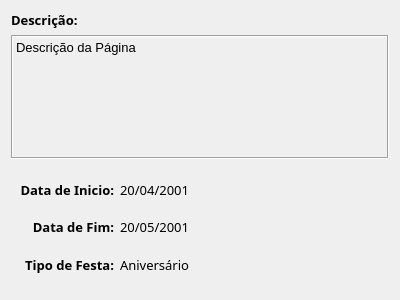
<?xml version="1.0" encoding="UTF-8"?>
<ui version="4.0">
 <class>PageInfoDisplay</class>
 <widget class="QWidget" name="PageInfoDisplay">
  <property name="geometry">
   <rect>
    <x>0</x>
    <y>0</y>
    <width>400</width>
    <height>300</height>
   </rect>
  </property>
  <property name="windowTitle">
   <string>Form</string>
  </property>
  <layout class="QGridLayout" name="gridLayout">
   <item row="0" column="0">
    <widget class="QLabel" name="label_Desc">
     <property name="sizePolicy">
      <sizepolicy hsizetype="Preferred" vsizetype="Fixed">
       <horstretch>0</horstretch>
       <verstretch>0</verstretch>
      </sizepolicy>
     </property>
     <property name="font">
      <font>
       <family>Century Gothic</family>
       <pointsize>10</pointsize>
       <weight>75</weight>
       <bold>true</bold>
      </font>
     </property>
     <property name="text">
      <string>Descrição:</string>
     </property>
    </widget>
   </item>
   <item row="3" column="0">
    <widget class="QWidget" name="gridWidget" native="true">
     <property name="sizePolicy">
      <sizepolicy hsizetype="Preferred" vsizetype="Expanding">
       <horstretch>0</horstretch>
       <verstretch>0</verstretch>
      </sizepolicy>
     </property>
     <layout class="QGridLayout" name="gridLayout_2">
      <item row="1" column="1">
       <widget class="QLabel" name="EndDate">
        <property name="sizePolicy">
         <sizepolicy hsizetype="Expanding" vsizetype="Preferred">
          <horstretch>0</horstretch>
          <verstretch>0</verstretch>
         </sizepolicy>
        </property>
        <property name="font">
         <font>
          <family>Century Gothic</family>
          <pointsize>10</pointsize>
         </font>
        </property>
        <property name="text">
         <string>20/05/2001</string>
        </property>
       </widget>
      </item>
      <item row="0" column="0">
       <widget class="QLabel" name="label_Date">
        <property name="font">
         <font>
          <family>Century Gothic</family>
          <pointsize>10</pointsize>
          <weight>75</weight>
          <bold>true</bold>
         </font>
        </property>
        <property name="text">
         <string>Data de Inicio:</string>
        </property>
        <property name="alignment">
         <set>Qt::AlignRight|Qt::AlignTrailing|Qt::AlignVCenter</set>
        </property>
        <property name="margin">
         <number>10</number>
        </property>
       </widget>
      </item>
      <item row="2" column="1">
       <widget class="QLabel" name="PartyType">
        <property name="sizePolicy">
         <sizepolicy hsizetype="Expanding" vsizetype="Preferred">
          <horstretch>0</horstretch>
          <verstretch>0</verstretch>
         </sizepolicy>
        </property>
        <property name="font">
         <font>
          <family>Century Gothic</family>
          <pointsize>10</pointsize>
         </font>
        </property>
        <property name="text">
         <string>Aniversário</string>
        </property>
       </widget>
      </item>
      <item row="2" column="0">
       <widget class="QLabel" name="label_Type">
        <property name="font">
         <font>
          <family>Century Gothic</family>
          <pointsize>10</pointsize>
          <weight>75</weight>
          <bold>true</bold>
         </font>
        </property>
        <property name="text">
         <string>Tipo de Festa:</string>
        </property>
        <property name="alignment">
         <set>Qt::AlignRight|Qt::AlignTrailing|Qt::AlignVCenter</set>
        </property>
        <property name="margin">
         <number>10</number>
        </property>
       </widget>
      </item>
      <item row="0" column="1">
       <widget class="QLabel" name="StartDate">
        <property name="sizePolicy">
         <sizepolicy hsizetype="Expanding" vsizetype="Preferred">
          <horstretch>0</horstretch>
          <verstretch>0</verstretch>
         </sizepolicy>
        </property>
        <property name="font">
         <font>
          <family>Century Gothic</family>
          <pointsize>10</pointsize>
         </font>
        </property>
        <property name="text">
         <string>20/04/2001</string>
        </property>
       </widget>
      </item>
      <item row="1" column="0">
       <widget class="QLabel" name="label_EndDate">
        <property name="font">
         <font>
          <family>Century Gothic</family>
          <pointsize>10</pointsize>
          <weight>75</weight>
          <bold>true</bold>
         </font>
        </property>
        <property name="text">
         <string>Data de Fim:</string>
        </property>
        <property name="alignment">
         <set>Qt::AlignRight|Qt::AlignTrailing|Qt::AlignVCenter</set>
        </property>
        <property name="margin">
         <number>10</number>
        </property>
       </widget>
      </item>
     </layout>
    </widget>
   </item>
   <item row="2" column="0">
    <widget class="QLabel" name="Description">
     <property name="sizePolicy">
      <sizepolicy hsizetype="Preferred" vsizetype="Expanding">
       <horstretch>0</horstretch>
       <verstretch>0</verstretch>
      </sizepolicy>
     </property>
     <property name="font">
      <font>
       <pointsize>10</pointsize>
      </font>
     </property>
     <property name="frameShape">
      <enum>QFrame::Box</enum>
     </property>
     <property name="frameShadow">
      <enum>QFrame::Sunken</enum>
     </property>
     <property name="text">
      <string>Descrição da Página</string>
     </property>
     <property name="alignment">
      <set>Qt::AlignLeading|Qt::AlignLeft|Qt::AlignTop</set>
     </property>
     <property name="margin">
      <number>5</number>
     </property>
    </widget>
   </item>
  </layout>
 </widget>
 <resources/>
 <connections/>
</ui>
